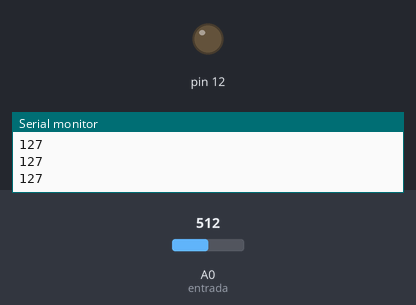
The sketch below on a simulated Arduino Uno, built with avr-gcc and run on an emulated ATmega328P. On the bench: output pins drawn as LEDs (lit = HIGH), the last lines printed to the serial monitor. The inputs (shaded band) are chosen by the test bench; at power-on: A0 (entrada) = 512.

Above: at 1.2 s.
1.3 s: A0 (entrada) set to 529
At 2.1 s:
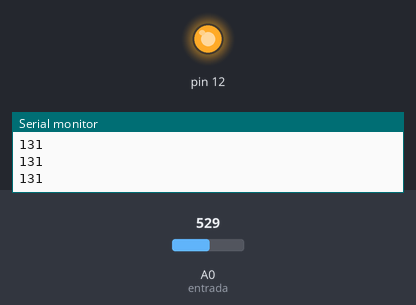
2.8 s: A0 (entrada) set to 511
At 3.3 s:
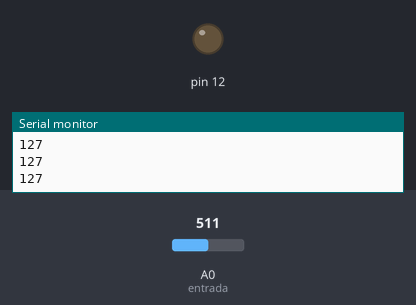
4.3 s: A0 (entrada) set to 716
At 5.6 s:
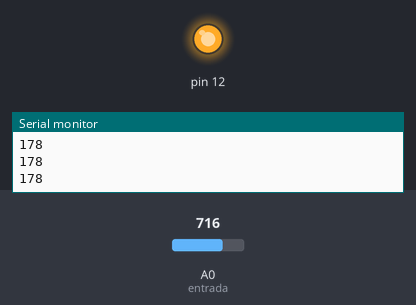
Timing chart, 0 to 7.3 s (numbered marks = the images above; inputs shaded):
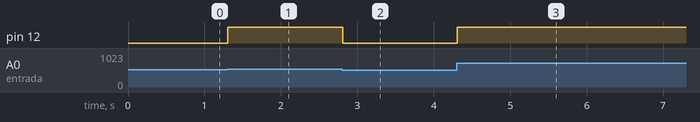

Measured:
- the behaviour switches between 513 and 514 on A0 (entrada) (found by bisection; images 0 and 1)
- after the input at 1.3 s, pin 12: LOW → HIGH at once
- after the input at 2.8 s, pin 12: HIGH → LOW at once
- after the input at 4.3 s, pin 12: LOW → HIGH at once

The sketch:

fan-pwm.ino
```cpp
int entrada = A0;
int b;
float a;
void setup() {
  Serial.begin(9600);
  pinMode(12, OUTPUT);
}

void loop() {
  a = analogRead(entrada);
  b = ((a/1023)*255);
  Serial.println(b);
  analogWrite(12, b);

}
```
